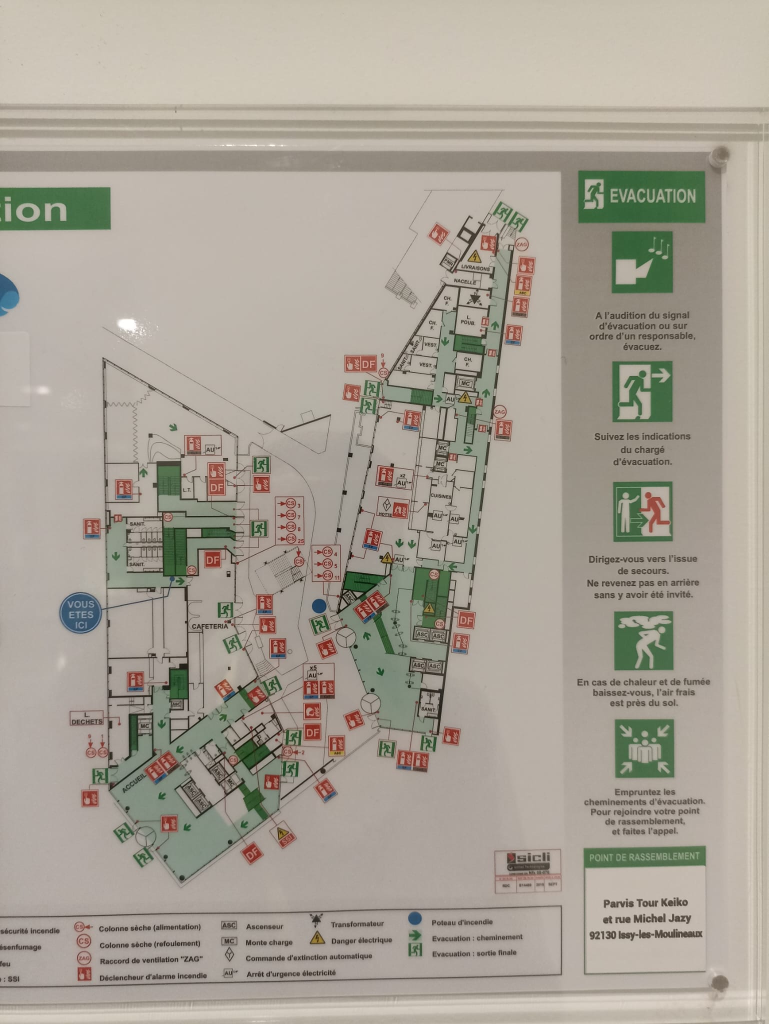
#> input picture backend/tests/test.png, 1537 x 2048 px (shown at 1/2 size)
$ python visualisation_image_avec_graphe.py
#> lines starting #> are read from the running program, lines starting #| are printed output that depends on the picture
import json
import matplotlib.pyplot as plt
import matplotlib.image as mpimg


data = {"nodes":[
{"id":1,"name":"Livraisons","x":940,"y":545},
{"id":2,"name":"Nacelle","x":905,"y":575},
{"id":3,"name":"Chaufferie (CH.F.) 1","x":873,"y":618},
{"id":4,"name":"Local poubelles (L.POUB.)","x":915,"y":650},
{"id":5,"name":"Chaufferie (CH.F.) 2","x":850,"y":660},
{"id":6,"name":"Sanitaires haut 1","x":810,"y":715},
{"id":7,"name":"Sanitaires haut 2","x":838,"y":715},
{"id":8,"name":"Vestiaire 1","x":850,"y":735},
{"id":9,"name":"Vestiaire 2","x":858,"y":753},
{"id":10,"name":"Chaufferie (CH.F.) 3","x":872,"y":760},
{"id":11,"name":"Monte-charge haut (MC)","x":927,"y":790},
{"id":12,"name":"Monte-charge cuisine (MC)","x":877,"y":900},
{"id":13,"name":"Cuisines","x":897,"y":970},
{"id":14,"name":"Hotte","x":790,"y":1005},
{"id":15,"name":"Local AU 1","x":845,"y":1030},
{"id":16,"name":"Local AU 2","x":905,"y":1030},
{"id":17,"name":"Ascenseur 1 (ASC)","x":833,"y":1215},
{"id":18,"name":"Ascenseur 2 (ASC)","x":858,"y":1215},
{"id":19,"name":"Sanitaires bas","x":890,"y":1280},
{"id":20,"name":"Local technique (L.T.)","x":420,"y":930},
{"id":21,"name":"Sanitaires gauche 1","x":278,"y":1090},
{"id":22,"name":"Sanitaires gauche 2","x":278,"y":1118},
{"id":23,"name":"Cafeteria","x":280,"y":1240},
{"id":24,"name":"Local déchets","x":183,"y":1490},
{"id":25,"name":"Monte-charge gauche (MC)","x":270,"y":1500},
{"id":26,"name":"Accueil","x":283,"y":1670},
{"id":27,"name":"Bureau 1 (près accueil)","x":420,"y":1650},
{"id":28,"name":"Bureau 2 (près accueil)","x":480,"y":1650},
{"id":29,"name":"Ascenseur 3 (près accueil)","x":430,"y":1600},
{"id":30,"name":"Ascenseur 4 (près accueil)","x":460,"y":1600},
{"id":31,"name":"Couloir haut (livraisons)","x":985,"y":600},
{"id":32,"name":"Couloir cuisine","x":950,"y":850},
{"id":33,"name":"Couloir central / jonction","x":700,"y":1180},
{"id":34,"name":"Couloir cafeteria","x":350,"y":1000},
{"id":35,"name":"Couloir accueil","x":330,"y":1550},
{"id":36,"name":"Couloir bas central","x":600,"y":1400}
],
"edges":[
{"source":31,"target":1},
{"source":31,"target":2},
{"source":31,"target":3},
{"source":31,"target":4},
{"source":31,"target":32},
{"source":32,"target":5},
{"source":32,"target":6},
{"source":32,"target":7},
{"source":32,"target":8},
{"source":32,"target":9},
{"source":32,"target":10},
{"source":32,"target":11},
{"source":32,"target":12},
{"source":32,"target":13},
{"source":32,"target":14},
{"source":32,"target":15},
{"source":32,"target":16},
{"source":32,"target":17},
{"source":32,"target":18},
{"source":32,"target":19},
{"source":32,"target":33},
{"source":33,"target":34},
{"source":33,"target":36},
{"source":34,"target":20},
{"source":34,"target":21},
{"source":34,"target":22},
{"source":34,"target":23},
{"source":34,"target":35},
{"source":35,"target":24},
{"source":35,"target":25},
{"source":35,"target":26},
{"source":35,"target":27},
{"source":35,"target":28},
{"source":35,"target":29},
{"source":35,"target":30},
{"source":36,"target":33},
{"source":36,"target":26}
]}
data = {
  "nodes": [
    {"id":1,"name":"Accueil","x":351,"y":1620},
    {"id":2,"name":"Cafétéria","x":323,"y":1175},
    {"id":3,"name":"Local déchets","x":177,"y":1390},
    {"id":4,"name":"Monte-charge (bas gauche)","x":254,"y":1360},
    {"id":5,"name":"Local technique (L.T.)","x":323,"y":900},
    {"id":6,"name":"Sanitaires gauche 1","x":269,"y":970},
    {"id":7,"name":"Sanitaires gauche 2","x":307,"y":970},
    {"id":8,"name":"Escalier CS (3,7,8,25)","x":576,"y":1025},
    {"id":9,"name":"Escalier CS (4,5,6,11)","x":660,"y":1085},
    {"id":10,"name":"Couloir central (vous êtes ici)","x":400,"y":1100},
    {"id":11,"name":"Rond-point de circulation","x":700,"y":1160},
    {"id":12,"name":"Ascenseur 1 (haut)","x":699,"y":1115},
    {"id":13,"name":"Ascenseur 2 (haut)","x":730,"y":1115},
    {"id":14,"name":"Ascenseur 3 (bas)","x":837,"y":1225},
    {"id":15,"name":"Ascenseur 4 (bas)","x":868,"y":1225},
    {"id":16,"name":"Cuisines","x":899,"y":930},
    {"id":17,"name":"Hotte","x":783,"y":1000},
    {"id":18,"name":"Chambre froide 1","x":884,"y":620},
    {"id":19,"name":"Chambre froide 2","x":884,"y":685},
    {"id":20,"name":"Chambre froide 3","x":914,"y":755},
    {"id":21,"name":"Local poubelles","x":929,"y":650},
    {"id":22,"name":"Vestiaire 1","x":853,"y":755},
    {"id":23,"name":"Vestiaire 9","x":884,"y":785},
    {"id":24,"name":"Sanitaires haut 1","x":822,"y":725},
    {"id":25,"name":"Sanitaires haut 2","x":853,"y":725},
    {"id":26,"name":"Monte-charge (haut)","x":945,"y":785},
    {"id":27,"name":"Livraisons","x":953,"y":540},
    {"id":28,"name":"Nacelle","x":937,"y":580},
    {"id":29,"name":"Sanitaires (bas droit)","x":868,"y":1330},
    {"id":30,"name":"Couloir diagonal (aile droite)","x":900,"y":900},
    {"id":31,"name":"Couloir bas droit","x":790,"y":1290},
    {"id":32,"name":"Salle sans nom (accueil gauche)","x":150,"y":1610},
    {"id":33,"name":"Salle sans nom (accueil centre)","x":420,"y":1600},
    {"id":34,"name":"Local SSI","x":570,"y":1720},
    {"id":35,"name":"Salle sans nom (zone x5 AU)","x":620,"y":1440},
    {"id":36,"name":"Couloir accueil (rond-point bas)","x":300,"y":1700}
  ],
  "edges": [
    {"source":1,"target":36},
    {"source":36,"target":32},
    {"source":36,"target":33},
    {"source":36,"target":34},
    {"source":36,"target":2},
    {"source":2,"target":10},
    {"source":10,"target":5},
    {"source":5,"target":6},
    {"source":5,"target":7},
    {"source":10,"target":3},
    {"source":3,"target":4},
    {"source":10,"target":8},
    {"source":8,"target":11},
    {"source":11,"target":9},
    {"source":11,"target":12},
    {"source":11,"target":13},
    {"source":11,"target":30},
    {"source":30,"target":16},
    {"source":16,"target":17},
    {"source":16,"target":20},
    {"source":20,"target":23},
    {"source":23,"target":22},
    {"source":22,"target":24},
    {"source":24,"target":25},
    {"source":20,"target":26},
    {"source":26,"target":21},
    {"source":21,"target":19},
    {"source":19,"target":18},
    {"source":18,"target":28},
    {"source":28,"target":27},
    {"source":30,"target":14},
    {"source":14,"target":15},
    {"source":15,"target":29},
    {"source":15,"target":31},
    {"source":11,"target":35},
    {"source":35,"target":36}
  ]
}
data = {
  "nodes": [
    {"id": 1,  "name": "Escalier (haut, zone livraisons)", "x": 855, "y": 372},
    {"id": 2,  "name": "Livraisons", "x": 935, "y": 545},
    {"id": 3,  "name": "Nacelle", "x": 940, "y": 590},
    {"id": 4,  "name": "Chambre froide 1 (Ch.F.)", "x": 855, "y": 615},
    {"id": 5,  "name": "Chambre froide 2 (Ch.F.)", "x": 855, "y": 660},
    {"id": 6,  "name": "Local poubelles (L.Poub.)", "x": 935, "y": 655},
    {"id": 7,  "name": "Vestiaire 1", "x": 845, "y": 700},
    {"id": 8,  "name": "Sanitaire (zone livraisons)", "x": 800, "y": 700},
    {"id": 9,  "name": "Vestiaire 2 (Vest.3)", "x": 845, "y": 735},
    {"id": 10, "name": "Chambre froide 3 (Ch.F.)", "x": 935, "y": 720},
    {"id": 11, "name": "Monte-charge 1 (MC)", "x": 945, "y": 765},
    {"id": 12, "name": "Couloir aile haute", "x": 890, "y": 630},
    {"id": 13, "name": "Escalier (zone L.T. hachuré)", "x": 790, "y": 785},
    {"id": 14, "name": "Cuisines", "x": 930, "y": 985},
    {"id": 15, "name": "Local hotte", "x": 790, "y": 1010},
    {"id": 16, "name": "Monte-charge 2 (MC)", "x": 885, "y": 900},
    {"id": 17, "name": "Couloir cuisines", "x": 830, "y": 1020},
    {"id": 18, "name": "Local transformateur", "x": 700, "y": 1155},
    {"id": 19, "name": "Escalier (près ASC 1-2)", "x": 605, "y": 1140},
    {"id": 20, "name": "Ascenseur 1 (ASC)", "x": 700, "y": 1130},
    {"id": 21, "name": "Ascenseur 2 (ASC)", "x": 735, "y": 1130},
    {"id": 22, "name": "Couloir colonnes sèches 3/7/8/25", "x": 600, "y": 1060},
    {"id": 23, "name": "Couloir colonnes sèches 4/5/11", "x": 665, "y": 1150},
    {"id": 24, "name": "Couloir diagonal central", "x": 780, "y": 1200},
    {"id": 25, "name": "Ascenseur 3 (ASC)", "x": 835, "y": 1265},
    {"id": 26, "name": "Ascenseur 4 (ASC)", "x": 865, "y": 1265},
    {"id": 27, "name": "Sanitaire (près ASC 3-4)", "x": 860, "y": 1360},
    {"id": 28, "name": "Couloir aile basse droite", "x": 800, "y": 1420},
    {"id": 29, "name": "Local L.T.", "x": 300, "y": 930},
    {"id": 30, "name": "Sanitaire gauche 1", "x": 270, "y": 1035},
    {"id": 31, "name": "Sanitaire gauche 2", "x": 270, "y": 1075},
    {"id": 32, "name": "Escalier gauche (hachuré)", "x": 230, "y": 790},
    {"id": 33, "name": "Couloir gauche (repère 'Vous êtes ici')", "x": 350, "y": 1035},
    {"id": 34, "name": "Cafétéria", "x": 330, "y": 1200},
    {"id": 35, "name": "Couloir central bas (CS 2)", "x": 465, "y": 1300},
    {"id": 36, "name": "Escalier bas central (x5 AU)", "x": 610, "y": 1345},
    {"id": 37, "name": "Accueil", "x": 250, "y": 1495},
    {"id": 38, "name": "Local déchets", "x": 175, "y": 1400},
    {"id": 39, "name": "Monte-charge 3 (MC)", "x": 270, "y": 1420},
    {"id": 40, "name": "Couloir accueil", "x": 350, "y": 1500},
    {"id": 41, "name": "Salle sans nom 1 (bureau, aile accueil)", "x": 450, "y": 1450},
    {"id": 42, "name": "Salle sans nom 2 (bureau, aile accueil)", "x": 350, "y": 1420},
    {"id": 43, "name": "Salle sans nom 3 (près cafétéria)", "x": 250, "y": 1250}
  ],
  "edges": [
    {"source": 1,  "target": 12},
    {"source": 12, "target": 2},
    {"source": 12, "target": 3},
    {"source": 12, "target": 4},
    {"source": 4,  "target": 5},
    {"source": 12, "target": 6},
    {"source": 12, "target": 7},
    {"source": 7,  "target": 8},
    {"source": 7,  "target": 9},
    {"source": 12, "target": 10},
    {"source": 12, "target": 11},
    {"source": 12, "target": 13},
    {"source": 13, "target": 17},
    {"source": 17, "target": 14},
    {"source": 14, "target": 15},
    {"source": 17, "target": 16},
    {"source": 17, "target": 24},
    {"source": 24, "target": 19},
    {"source": 19, "target": 20},
    {"source": 20, "target": 21},
    {"source": 24, "target": 18},
    {"source": 24, "target": 23},
    {"source": 23, "target": 22},
    {"source": 22, "target": 33},
    {"source": 24, "target": 25},
    {"source": 25, "target": 26},
    {"source": 26, "target": 27},
    {"source": 24, "target": 28},
    {"source": 28, "target": 40},
    {"source": 33, "target": 29},
    {"source": 29, "target": 32},
    {"source": 33, "target": 30},
    {"source": 30, "target": 31},
    {"source": 33, "target": 34},
    {"source": 34, "target": 43},
    {"source": 33, "target": 35},
    {"source": 35, "target": 36},
    {"source": 35, "target": 40},
    {"source": 40, "target": 37},
    {"source": 40, "target": 38},
    {"source": 38, "target": 39},
    {"source": 40, "target": 41},
    {"source": 40, "target": 42}
  ]
}

data = {
  "nodes": [
    {
      "id": 1,
      "name": "Local Déchets (L. DECHETS)",
      "x": 118,
      "y": 698
    },
    {
      "id": 2,
      "name": "Monte-charge (MC - Bas Gauche)",
      "x": 185,
      "y": 710
    },
    {
      "id": 3,
      "name": "Accueil",
      "x": 175,
      "y": 763
    },
    {
      "id": 4,
      "name": "Ascenseurs (Double ASC - Bas Gauche)",
      "x": 258,
      "y": 773
    },
    {
      "id": 5,
      "name": "Cafétéria",
      "x": 285,
      "y": 605
    },
    {
      "id": 6,
      "name": "Sanitaire Haut-Gauche 1 (SANIT.)",
      "x": 183,
      "y": 513
    },
    {
      "id": 7,
      "name": "Sanitaire Haut-Gauche 2 (SANIT.)",
      "x": 183,
      "y": 553
    },
    {
      "id": 8,
      "name": "Local Technique (L.T.)",
      "x": 245,
      "y": 475
    },
    {
      "id": 9,
      "name": "Dégagement (DF - Haut Gauche 1)",
      "x": 280,
      "y": 475
    },
    {
      "id": 10,
      "name": "Dégagement (DF - Haut Gauche 2)",
      "x": 280,
      "y": 540
    },
    {
      "id": 11,
      "name": "Couloir Accueil",
      "x": 215,
      "y": 713
    },
    {
      "id": 12,
      "name": "Couloir Centre-Gauche (liaison Cafétéria)",
      "x": 220,
      "y": 600
    },
    {
      "id": 13,
      "name": "Couloir Liaison (Bas-Milieu)",
      "x": 360,
      "y": 685
    },
    {
      "id": 14,
      "name": "Couloir Centre-Droit",
      "x": 505,
      "y": 600
    },
    {
      "id": 15,
      "name": "Ascenseurs (Double ASC - Centre)",
      "x": 558,
      "y": 620
    },
    {
      "id": 16,
      "name": "Sanitaire Centre-Droit (SANIT.)",
      "x": 555,
      "y": 690
    },
    {
      "id": 17,
      "name": "Dégagement (DF - Centre Droit)",
      "x": 600,
      "y": 610
    },
    {
      "id": 18,
      "name": "Cuisines",
      "x": 575,
      "y": 485
    },
    {
      "id": 19,
      "name": "Monte-charge Double (MC MC - Cuisine)",
      "x": 572,
      "y": 445
    },
    {
      "id": 20,
      "name": "Couloir Haut-Droit (Axe de circulation)",
      "x": 560,
      "y": 405
    },
    {
      "id": 21,
      "name": "Monte-charge (MC - Haut Droit)",
      "x": 605,
      "y": 375
    },
    {
      "id": 22,
      "name": "Dégagement (DF - Milieu Haut)",
      "x": 480,
      "y": 355
    },
    {
      "id": 23,
      "name": "Sanitaires Vestiaires 1 (SANIT.)",
      "x": 525,
      "y": 350
    },
    {
      "id": 24,
      "name": "Sanitaires Vestiaires 2 (SANIT.)",
      "x": 535,
      "y": 335
    },
    {
      "id": 25,
      "name": "Vestiaire Hommes (VEST. H.)",
      "x": 555,
      "y": 350
    },
    {
      "id": 26,
      "name": "Vestiaire Femmes (VEST. F.)",
      "x": 560,
      "y": 335
    },
    {
      "id": 27,
      "name": "Chambre Froide 1 (CH. F.)",
      "x": 565,
      "y": 320
    },
    {
      "id": 28,
      "name": "Chambre Froide 2 (CH. F.)",
      "x": 580,
      "y": 290
    },
    {
      "id": 29,
      "name": "Chambre Froide 3 (CH. F.)",
      "x": 605,
      "y": 350
    },
    {
      "id": 30,
      "name": "Local Poubelles (L. POUB.)",
      "x": 610,
      "y": 310
    },
    {
      "id": 31,
      "name": "Nacelle",
      "x": 610,
      "y": 275
    },
    {
      "id": 32,
      "name": "Livraisons",
      "x": 620,
      "y": 250
    }
  ],
  "edges": [
    {
      "source": 1,
      "target": 11
    },
    {
      "source": 2,
      "target": 11
    },
    {
      "source": 3,
      "target": 11
    },
    {
      "source": 4,
      "target": 11
    },
    {
      "source": 11,
      "target": 13
    },
    {
      "source": 11,
      "target": 12
    },
    {
      "source": 12,
      "target": 5
    },
    {
      "source": 12,
      "target": 6
    },
    {
      "source": 12,
      "target": 7
    },
    {
      "source": 12,
      "target": 8
    },
    {
      "source": 12,
      "target": 9
    },
    {
      "source": 12,
      "target": 10
    },
    {
      "source": 13,
      "target": 14
    },
    {
      "source": 14,
      "target": 15
    },
    {
      "source": 14,
      "target": 16
    },
    {
      "source": 14,
      "target": 17
    },
    {
      "source": 14,
      "target": 18
    },
    {
      "source": 14,
      "target": 20
    },
    {
      "source": 18,
      "target": 19
    },
    {
      "source": 20,
      "target": 21
    },
    {
      "source": 20,
      "target": 22
    },
    {
      "source": 20,
      "target": 23
    },
    {
      "source": 20,
      "target": 24
    },
    {
      "source": 20,
      "target": 25
    },
    {
      "source": 20,
      "target": 26
    },
    {
      "source": 20,
      "target": 27
    },
    {
      "source": 20,
      "target": 28
    },
    {
      "source": 20,
      "target": 29
    },
    {
      "source": 20,
      "target": 30
    },
    {
      "source": 20,
      "target": 31
    },
    {
      "source": 31,
      "target": 32
    }
  ]
}
# index des nodes par id
nodes = {n["id"]: n for n in data["nodes"]}

# --- charger l'image de fond ---
img = mpimg.imread("test.png")
#> img is the input picture: shape (2048, 1537, 3) float32; mean R, G, B 0.655, 0.625, 0.586

width = img.shape[1]/1000
#> width = 1.54
height = img.shape[0]/1000
#> height = 2.05
for e in data["nodes"]:
    e["x"] = e["x"]*width
    e["y"] = e["y"]*height

fig, ax = plt.subplots()

# afficher l'image
ax.imshow(img)

# --- dessiner les liens ---
mult = 1
for e in data["edges"]:
    n1 = nodes[e["source"]]
    n2 = nodes[e["target"]]

    ax.plot(
        [n1["x"]*mult, n2["x"]*mult],
        [n1["y"]*mult, n2["y"]*mult],
        color="yellow",
        linewidth=2,
        alpha=0.8
    )

# --- dessiner les nodes ---
for n in data["nodes"]:
    x, y = n["x"]*mult, n["y"]*mult

    # point
    ax.scatter(x, y, s=60, c="red")

    # cercle autour
    circle = plt.Circle((x, y), 25, fill=False, color="cyan", linewidth=2)
    ax.add_patch(circle)

    # label
    ax.text(x + 5, y + 5, str(n["id"]), color="white", fontsize=8)

# garder les bonnes proportions
ax.set_axis_off()
ax.set_aspect("equal")

plt.show()
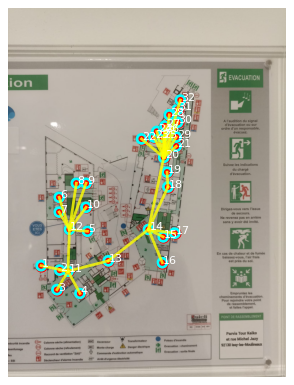
#> figure drawn by matplotlib, 1 panel
